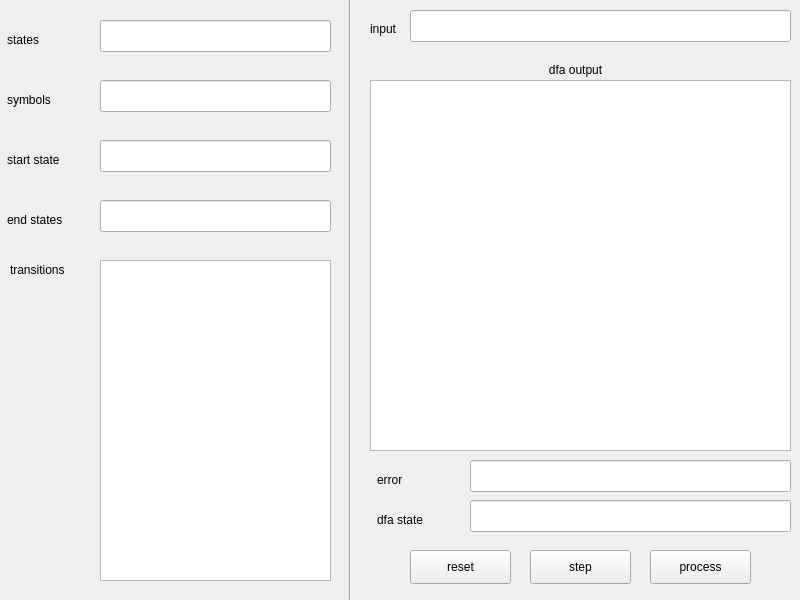
<?xml version="1.0" encoding="UTF-8"?>
<ui version="4.0">
 <class>MainWindow</class>
 <widget class="QMainWindow" name="MainWindow">
  <property name="geometry">
   <rect>
    <x>0</x>
    <y>0</y>
    <width>800</width>
    <height>600</height>
   </rect>
  </property>
  <property name="windowTitle">
   <string>MainWindow</string>
  </property>
  <widget class="QWidget" name="centralwidget">
   <property name="minimumSize">
    <size>
     <width>800</width>
     <height>600</height>
    </size>
   </property>
   <property name="maximumSize">
    <size>
     <width>800</width>
     <height>600</height>
    </size>
   </property>
   <widget class="QLineEdit" name="states_lineedit">
    <property name="geometry">
     <rect>
      <x>100</x>
      <y>20</y>
      <width>231</width>
      <height>32</height>
     </rect>
    </property>
   </widget>
   <widget class="QLabel" name="states_label">
    <property name="geometry">
     <rect>
      <x>7</x>
      <y>30</y>
      <width>81</width>
      <height>20</height>
     </rect>
    </property>
    <property name="text">
     <string>states</string>
    </property>
   </widget>
   <widget class="QLineEdit" name="symbols_lineedit">
    <property name="geometry">
     <rect>
      <x>100</x>
      <y>80</y>
      <width>231</width>
      <height>32</height>
     </rect>
    </property>
    <property name="text">
     <string/>
    </property>
   </widget>
   <widget class="QLabel" name="symbols_label">
    <property name="geometry">
     <rect>
      <x>7</x>
      <y>90</y>
      <width>81</width>
      <height>20</height>
     </rect>
    </property>
    <property name="text">
     <string>symbols</string>
    </property>
   </widget>
   <widget class="QLineEdit" name="start_state_lineedit">
    <property name="geometry">
     <rect>
      <x>100</x>
      <y>140</y>
      <width>231</width>
      <height>32</height>
     </rect>
    </property>
    <property name="text">
     <string/>
    </property>
   </widget>
   <widget class="QLabel" name="start_state_label">
    <property name="geometry">
     <rect>
      <x>7</x>
      <y>150</y>
      <width>81</width>
      <height>20</height>
     </rect>
    </property>
    <property name="text">
     <string>start state</string>
    </property>
   </widget>
   <widget class="QLineEdit" name="end_states_lineedit">
    <property name="geometry">
     <rect>
      <x>100</x>
      <y>200</y>
      <width>231</width>
      <height>32</height>
     </rect>
    </property>
    <property name="text">
     <string/>
    </property>
   </widget>
   <widget class="QLabel" name="end_states_label">
    <property name="geometry">
     <rect>
      <x>7</x>
      <y>210</y>
      <width>81</width>
      <height>20</height>
     </rect>
    </property>
    <property name="text">
     <string>end states</string>
    </property>
   </widget>
   <widget class="QLabel" name="transitions_label">
    <property name="geometry">
     <rect>
      <x>10</x>
      <y>260</y>
      <width>81</width>
      <height>20</height>
     </rect>
    </property>
    <property name="text">
     <string>transitions</string>
    </property>
   </widget>
   <widget class="QPlainTextEdit" name="transitions_textedit">
    <property name="geometry">
     <rect>
      <x>100</x>
      <y>260</y>
      <width>231</width>
      <height>321</height>
     </rect>
    </property>
   </widget>
   <widget class="QLabel" name="dfa_output_label">
    <property name="geometry">
     <rect>
      <x>370</x>
      <y>60</y>
      <width>411</width>
      <height>20</height>
     </rect>
    </property>
    <property name="text">
     <string>dfa output</string>
    </property>
    <property name="alignment">
     <set>Qt::AlignCenter</set>
    </property>
   </widget>
   <widget class="QPlainTextEdit" name="dfa_output_textedit">
    <property name="geometry">
     <rect>
      <x>370</x>
      <y>80</y>
      <width>421</width>
      <height>371</height>
     </rect>
    </property>
    <property name="readOnly">
     <bool>true</bool>
    </property>
   </widget>
   <widget class="QLineEdit" name="error_lineedit">
    <property name="geometry">
     <rect>
      <x>470</x>
      <y>460</y>
      <width>321</width>
      <height>32</height>
     </rect>
    </property>
    <property name="focusPolicy">
     <enum>Qt::NoFocus</enum>
    </property>
    <property name="readOnly">
     <bool>true</bool>
    </property>
   </widget>
   <widget class="QLabel" name="error_label">
    <property name="geometry">
     <rect>
      <x>377</x>
      <y>470</y>
      <width>81</width>
      <height>20</height>
     </rect>
    </property>
    <property name="text">
     <string>error</string>
    </property>
   </widget>
   <widget class="QPushButton" name="reset_button">
    <property name="geometry">
     <rect>
      <x>410</x>
      <y>550</y>
      <width>101</width>
      <height>34</height>
     </rect>
    </property>
    <property name="text">
     <string>reset</string>
    </property>
   </widget>
   <widget class="QPushButton" name="step_button">
    <property name="geometry">
     <rect>
      <x>530</x>
      <y>550</y>
      <width>101</width>
      <height>34</height>
     </rect>
    </property>
    <property name="text">
     <string>step</string>
    </property>
   </widget>
   <widget class="QPushButton" name="process_button">
    <property name="geometry">
     <rect>
      <x>650</x>
      <y>550</y>
      <width>101</width>
      <height>34</height>
     </rect>
    </property>
    <property name="text">
     <string>process</string>
    </property>
   </widget>
   <widget class="QLabel" name="dfa_state_label">
    <property name="geometry">
     <rect>
      <x>377</x>
      <y>510</y>
      <width>81</width>
      <height>20</height>
     </rect>
    </property>
    <property name="text">
     <string>dfa state</string>
    </property>
   </widget>
   <widget class="QLineEdit" name="dfa_state_lineedit">
    <property name="geometry">
     <rect>
      <x>470</x>
      <y>500</y>
      <width>321</width>
      <height>32</height>
     </rect>
    </property>
    <property name="focusPolicy">
     <enum>Qt::NoFocus</enum>
    </property>
    <property name="readOnly">
     <bool>true</bool>
    </property>
   </widget>
   <widget class="Line" name="line">
    <property name="geometry">
     <rect>
      <x>340</x>
      <y>-10</y>
      <width>20</width>
      <height>621</height>
     </rect>
    </property>
    <property name="orientation">
     <enum>Qt::Vertical</enum>
    </property>
   </widget>
   <widget class="QLabel" name="input_label">
    <property name="geometry">
     <rect>
      <x>370</x>
      <y>20</y>
      <width>31</width>
      <height>18</height>
     </rect>
    </property>
    <property name="text">
     <string>input</string>
    </property>
   </widget>
   <widget class="QLineEdit" name="input_lineedit">
    <property name="geometry">
     <rect>
      <x>410</x>
      <y>10</y>
      <width>381</width>
      <height>32</height>
     </rect>
    </property>
   </widget>
  </widget>
 </widget>
 <resources/>
 <connections/>
</ui>
